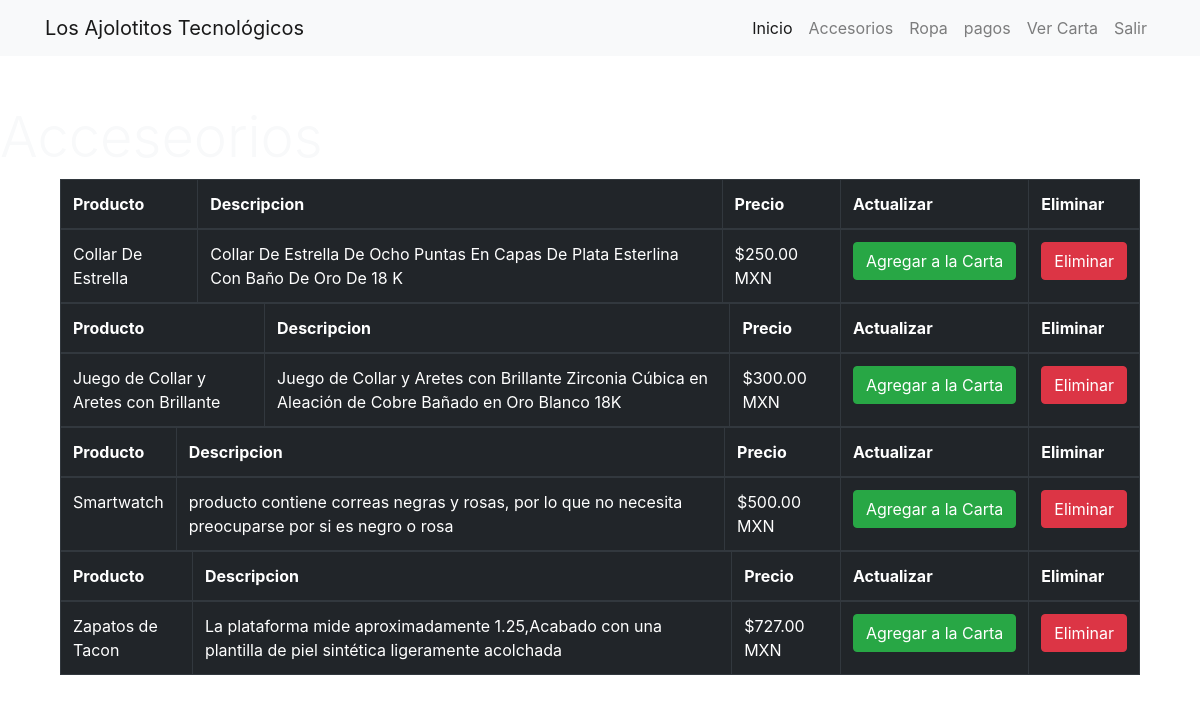
/usuario/producto.php, run on the app's committed database.
### tables this page shows
CREATE TABLE `mis_productos` (
  `id` int(11) NOT NULL,
  `cosa` varchar(255) DEFAULT NULL,
  `name` varchar(200) NOT NULL,
  `description` text NOT NULL,
  `price` float(10,2) NOT NULL,
  `created` datetime NOT NULL,
  `modified` datetime NOT NULL,
  `status` enum('1','0') NOT NULL DEFAULT '1'
);

### usuario/producto.php (the view, shortened to what this page needs)
<?php include "./headerUser.php"; ?>
<?php
include './Configuracion.php';
?>
<!DOCTYPE html>
<html lang="es">
<head>
    <?php include "./footerUser.php"; ?>
</head>
</head>
<body>
<div class="panel-body text-light">
    <h1 class="display-4">Acceseorios</h1>
    <div class="container">
        <div class="col-12">
        <?php
        $query = $db->query("SELECT * FROM mis_productos WHERE cosa='accesorio' ORDER BY id DESC LIMIT 10");
        if($query->num_rows > 0){
            while($row = $query->fetch_assoc()){
        ?>
    <div class="table-responsive">
    <table class="table table-dark table-bordered mb-0" >
    <thead>
        <tr>
            <th>Producto</th>
            <th>Descripcion</th>
            <th>Precio</th>
            <th>Actualizar</th>
            <th>Eliminar &nbsp;</th>
        </tr>
    </thead>
    <tbody >
        <tr>
        <td><?php echo $row["name"]; ?></td>
                <td><?php echo $row["description"]; ?></td>
                <td><?php echo '$'.$row["price"].' MXN'; ?></td>
                <td>
                <a class="btn btn-success" href="./AccionCarta.php?action=addToCart&id=<?php echo $row["id"]; ?>">Agregar a la Carta</a>
                </td>
                <td>
                <a href="./AccionCarta.php?action=removeCartItem&id=<?php echo $item["rowid"]; ?>" class="btn btn-danger" onclick="return confirm('Confirma eliminar?')"><i class="glyphicon glyphicon-trash"></i>Eliminar</a>
            </td>
        </tr>
        </div>
        <?php } }else{ ?>
        <p>Producto(s) no existe.....</p>
        <?php } ?>
    </div>
        </div>
        </div>
</body>
</html>

### librerias/css/style.css (style rules this page uses)
body { background: url('https://source.unsplash.com/twukN12EN7c/1920x1080') no-repeat center center fixed; -webkit-background-size: cover; -moz-background-size: cover; background-size: cover; -o-background-size: cover; }

### data on the page
mis_productos: name "Collar De Estrella", description "Collar De Estrella De Ocho Puntas En Capas De Plata Esterlina Con Baño De Oro De 18 K", price "250.00"
mis_productos: name "Juego de Collar y Aretes con Brillante", description "Juego de Collar y Aretes con Brillante Zirconia Cúbica en Aleación de Cobre Bañado en Oro Blanco 18K", price "300.00"
mis_productos: name "Smartwatch", description "producto contiene correas negras y rosas, por lo que no necesita preocuparse por si es negro o rosa", price "500.00"
mis_productos: name "Zapatos de Tacon", description "La plataforma mide aproximadamente 1.25,Acabado con una plantilla de piel sintética ligeramente acolchada", price "727.00"
